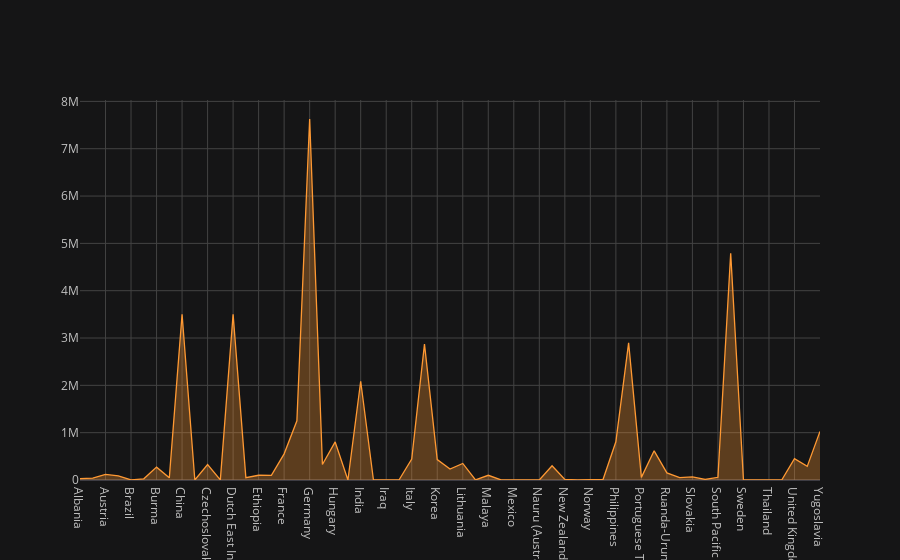

Write notebook code for a chart like this one.
### Code cell
nations['DeathsFinal'].sum().iplot(fill='true')

### Figure 1 — Plotly figure (JSON) as saved in the notebook; plotly's stock layout.template omitted (floating-point values rounded to 4 significant figures)
{"data": [{"fill": "tozeroy", "fillcolor": "rgba(255, 153, 51, 0.3)", "line": {"color": "rgba(255, 153, 51, 1.0)", "dash": "solid", "shape": "linear", "width": 1.3}, "mode": "lines", "name": "DeathsFinal", "text": "", "type": "scatter", "uid": "8d7029f5-3d13-41ee-ad90-fe72d2437f2e", "x": ["Albania", "Australia", "Austria", "Belgium", "Brazil", "Bulgaria", "Burma", "Canada", "China", "Cuba", "Czechoslovakia", "Denmark", "Dutch East Indies", "Estonia", "Ethiopia", "Finland", "France", "French Indochina", "Germany", "Greece", "Hungary", "Iceland", "India", "Iran", "Iraq", "Ireland", "Italy", "Japan", "Korea", "Latvia", "Lithuania", "Luxembourg", "Malaya", "Malta", "Mexico", "Mongolia", "Nauru (Australian)", "Netherlands", "New Zealand", "Newfoundland", "Norway", "Papua and New Guinea (Australian)", "Philippines", "Poland", "Portuguese Timor", "Romania", "Ruanda-Urundi (Belgian)", "Singapore", "Slovakia", "South Africa", "South Pacific Mandate (Japanese)", "Soviet Union", "Sweden", "Switzerland", "Thailand", "Turkey", "United Kingdom", "United States", "Yugoslavia"], "y": [30000, 40500, 120000, 88000, 2000, 25000, 272000, 45400, 3500789, 100, 325000, 3200, 3500000, 50000, 100000, 97000, 552600, 1250000, 7628176, 327550, 804500, 200, 2087000, 200, 500, 200, 444290, 2870000.0, 430500, 230000, 350000, 2000, 100000, 1500, 100, 300, 500, 301000, 11900, 100, 9500, 15000, 807000, 2898500, 55000, 616400, 150000, 50000, 65500, 11900, 57000, 4792982, 600, 100, 7600, 200, 450901, 288001, 1027000]}], "layout": {"legend": {"bgcolor": "#151516", "font": {"color": "#D9D9D9"}}, "paper_bgcolor": "#151516", "plot_bgcolor": "#151516", "title": {"font": {"color": "#D9D9D9"}}, "xaxis": {"gridcolor": "#434343", "showgrid": true, "tickfont": {"color": "#C2C2C2"}, "title": {"font": {"color": "#D9D9D9"}, "text": ""}, "zerolinecolor": "#666570"}, "yaxis": {"gridcolor": "#434343", "showgrid": true, "tickfont": {"color": "#C2C2C2"}, "title": {"font": {"color": "#D9D9D9"}, "text": ""}, "zerolinecolor": "#666570"}}}
